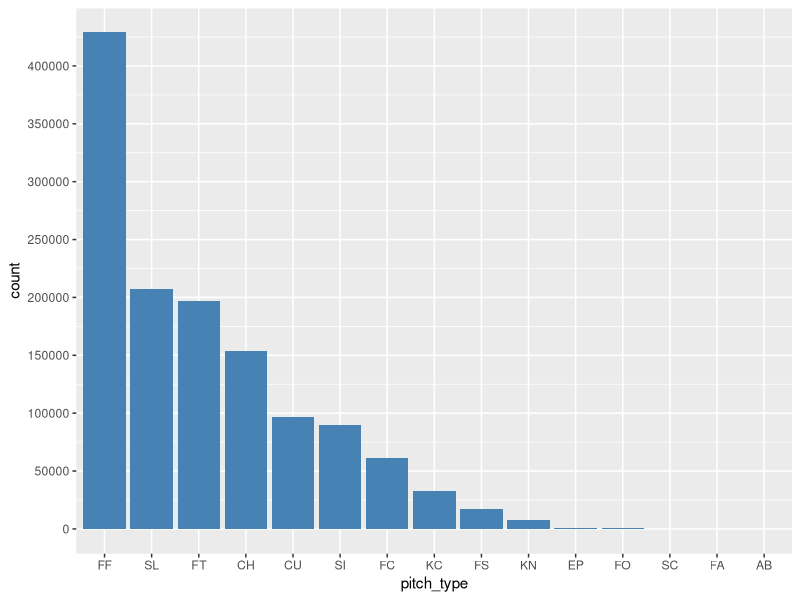
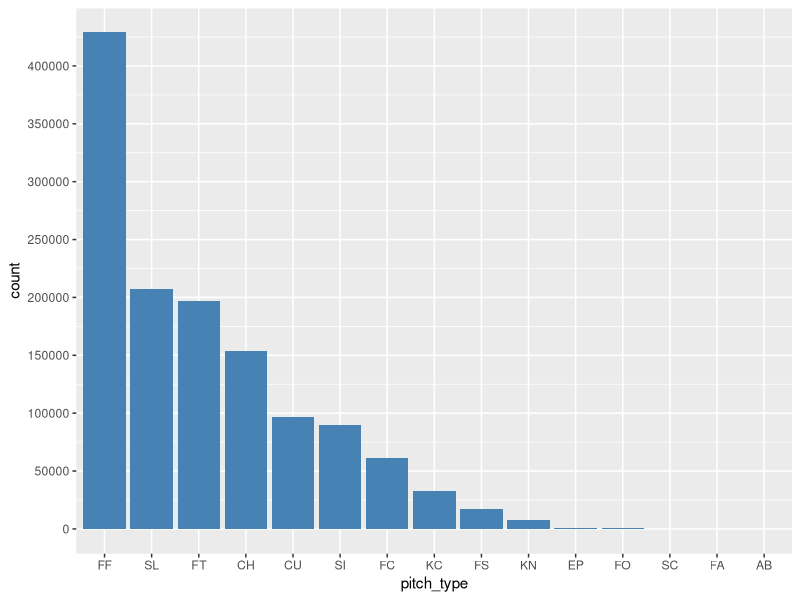

The R script that drew these images, in order:
library('ggplot2')

df <- read.csv('pitch_type_count.csv')

sorted_df <- df[order(-df$count), ]
positions <- sorted_df$pitch_type

ggplot(df, aes(x = pitch_type, y = count)) +
    geom_bar(stat = 'identity', fill = 'steelblue') +
    scale_x_discrete(limits = positions) +
    scale_y_continuous(breaks = seq(0,425000, 50000))
ggsave('pitch_type_count.pdf')
